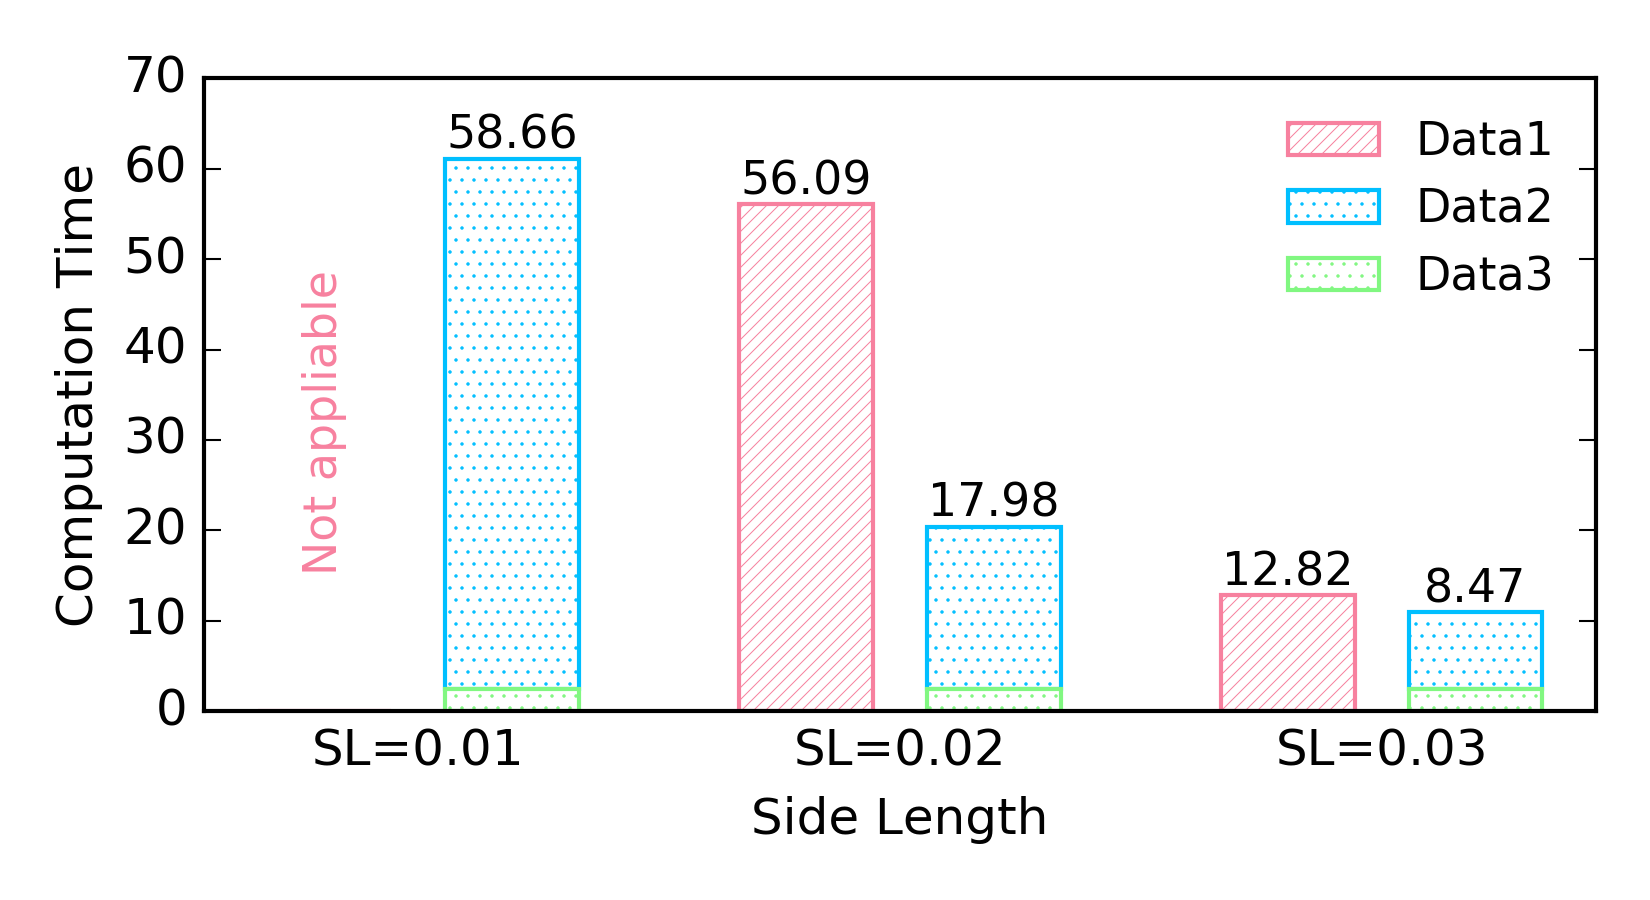

This chart was generated by the following Python code:
# -*- coding: UTF-8 -*-
# This script is used for making bar comparison graph.
# Environment: Both python 2.7 and python 3.5 are OK.

import matplotlib.pyplot as plt
import numpy as np
from matplotlib.ticker import MultipleLocator, NullLocator
from scipy import interpolate

def make_model_compare_graph():
    fig = plt.figure(figsize = [5.5, 3])    #[width, height]

    bar_width = 2.5
    gap_bars_width = 1     #同组的bar之间的间隔
    gap_groups_width = 3    #不同组之间的间隔
    start = 1
    x1_data = []; x2_data = []; xticks_x = [];
    for i in range(0, 3):
        #print(i)
        x1_data.append(start + (2 * bar_width + gap_bars_width + gap_groups_width) * i)
        x2_data.append(x1_data[i] + bar_width + gap_bars_width)
        xticks_x.append(x1_data[i] + bar_width + gap_bars_width / 2)
        print(x1_data[i] + bar_width + gap_bars_width / 2)

    xticks_label = ['SL=0.01', 'SL=0.02', 'SL=0.03']

    exp1_result = [0, 56.09, 12.82]
    exp2_result = [58.66, 17.98, 8.47]
    dbscan_time = [2.43] * len(exp2_result)

    #画第一幅图strict
    x_label = "Side Length"
    y_label = "Computation Time"
    x_range = [0, x2_data[2] + bar_width + start]
    y_range = [0, 70]
    yticks_y = []
    yticks_label = []
    legend1 = "Data1"
    legend2 = "Data2"
    legend3 = "Data3"

    font = {'family': 'Times New Roman', 'size': 12}

    #plt.title(title, fontdict=font)
    plt.xlabel(x_label,fontdict=font)
    plt.ylabel(y_label, fontdict=font)

    if len(x_range) != 0:
        plt.xlim(x_range[0], x_range[1])
    if len(y_range) != 0:
        plt.ylim(y_range[0], y_range[1])

    #plt.tick_params(length=0)
    plt.tick_params(bottom='off', top='off')

    if len(xticks_x) != 0 and len(xticks_label) == len(xticks_x):
        plt.xticks(xticks_x, xticks_label, family='Times New Roman')
    else:
        plt.xticks(family='Times New Roman')

    if len(yticks_y) != 0 and len(yticks_label) == len(yticks_y):
        plt.yticks(yticks_y, yticks_label, family='Times New Roman')
    else:
        plt.yticks(family='Times New Roman')

    plt.bar(x1_data, exp1_result, bar_width, label=legend1, hatch='//', color='white', edgecolor='#F7819F')
    plt.bar(x2_data, exp2_result, bar_width, bottom=dbscan_time, label=legend2, hatch='.', color='white', edgecolor='#00BFFF')
    plt.bar(x2_data, dbscan_time, bar_width, label=legend3, hatch='.', color='white', edgecolor='#81F781')

    font_legend = {'family': 'Times New Roman',
            'size': 11,
            }
    plt.legend(loc='upper right',frameon=False, prop=font_legend)

    #在第一个条形上面添加y值
    for x, y in zip(x1_data, exp1_result):
        if y == 0:
            plt.text(x+bar_width/2, y+15, "Not appliable", rotation='vertical', ha='center', va='bottom', fontsize='11', fontdict={'family': 'Times New Roman', 'size': 12, 'color': '#F7819F'})
        else:
            plt.text(x+bar_width/2, y+0.005, "%.2f" % y, ha='center', va='bottom', fontsize='11', fontdict=font)
    #在第二个条形上添加y值
    for x, y, bottom in zip(x2_data, exp2_result, dbscan_time):
        plt.text(x+bar_width/2, bottom + y+0.005, "%.2f" % y, ha='center', va='bottom', fontsize='11', fontdict=font)

    plt.tight_layout()
    #plt.show()
    plt.savefig('bar_stacked_compare.png', dpi=300)



def main(report_path):
    make_model_compare_graph()

if __name__ == "__main__":
    report_path="dummy"
    main(report_path)


